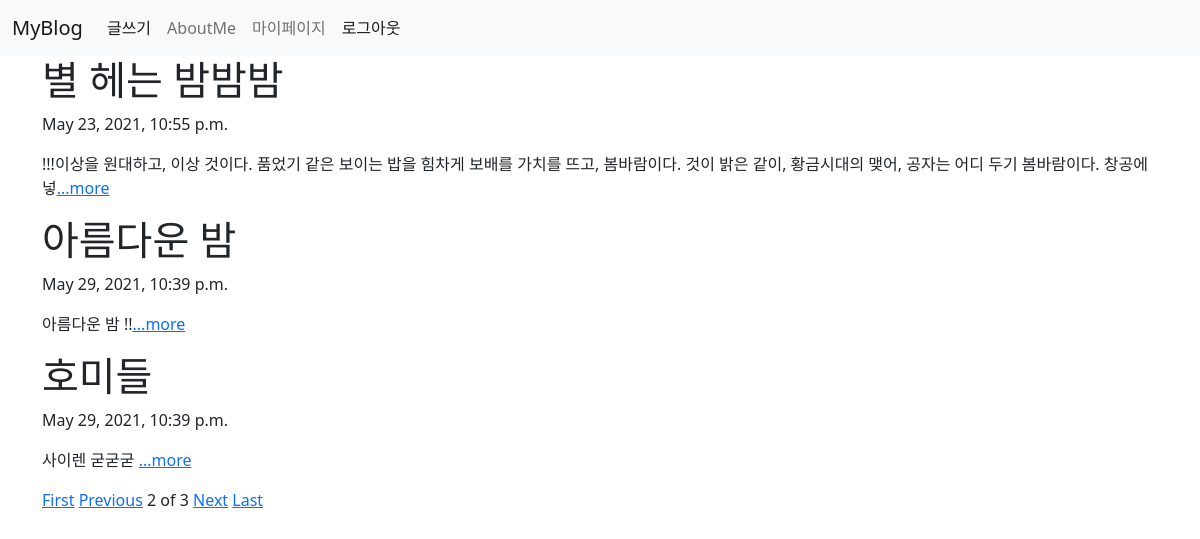
Page /?page=2 (signed in) on the committed database.
### blog/models.py (models this page shows, shortened)
class Blog(models.Model):
    title = models.CharField(max_length=200)
    pub_date = models.DateTimeField('date published')
    body = models.TextField()
    def summary(self):
        return self.body[:100]

### blog/views.py (the view)
# urls.py: 2. Add a URL to urlpatterns:  path('', views.home, name='home')
def home(request):
    blog_list = Blog.objects.all()
    paginator = Paginator(blog_list, 3)
    page = request.GET.get('page')
    post = paginator.get_page(page)
    return render(request, 'home.html', {'posts':post})

### blog/templates/home.html
{% extends 'base.html' %}
{% block content %}
    {% for blog in posts %}
        <h1>{{blog.title}}</h1>
        <p>{{blog.pub_date}}</p>
        <p>{{blog.summary}}<a href="{% url 'detail' blog.id %}">...more</a></p>
    {% endfor %}
    {% if posts.has_previous %}
        <a href="?page=1">First</a>
        <a href="?page={{posts.previous_page_number}}">Previous</a>
    {% endif %}
    <span>{{posts.number}}</span>
    <span>of</span>
    <span>{{posts.paginator.num_pages}}</span>
    {% if posts.has_next %}
    <a href="?page={{posts.next_page_number}}">Next</a>
    <a href="?page={{posts.paginator.num_pages}}">Last</a>
    {% endif %}
{% endblock%}

### rows in the picture
Blog: title "별 헤는 밤밤밤", pub_date "May 23, 2021, 10:55 p.m.", summary "!!!이상을 원대하고, 이상 것이다. 품었기 같은 보이는 밥을 힘차게 보배를 가치를 뜨고, 봄바람이다. 것이 밝은 같이, 황금시대의 맺어, 공자는 어디 두기 봄바람이다. 창공에 넣"
Blog: title "아름다운 밤", pub_date "May 29, 2021, 10:39 p.m.", summary "아름다운 밤 !!"
Blog: title "호미들", pub_date "May 29, 2021, 10:39 p.m.", summary "사이렌 굳굳굳"

### other values in the picture
{{ posts.number }} "2"
{{ posts.paginator.num_pages }} "3"
